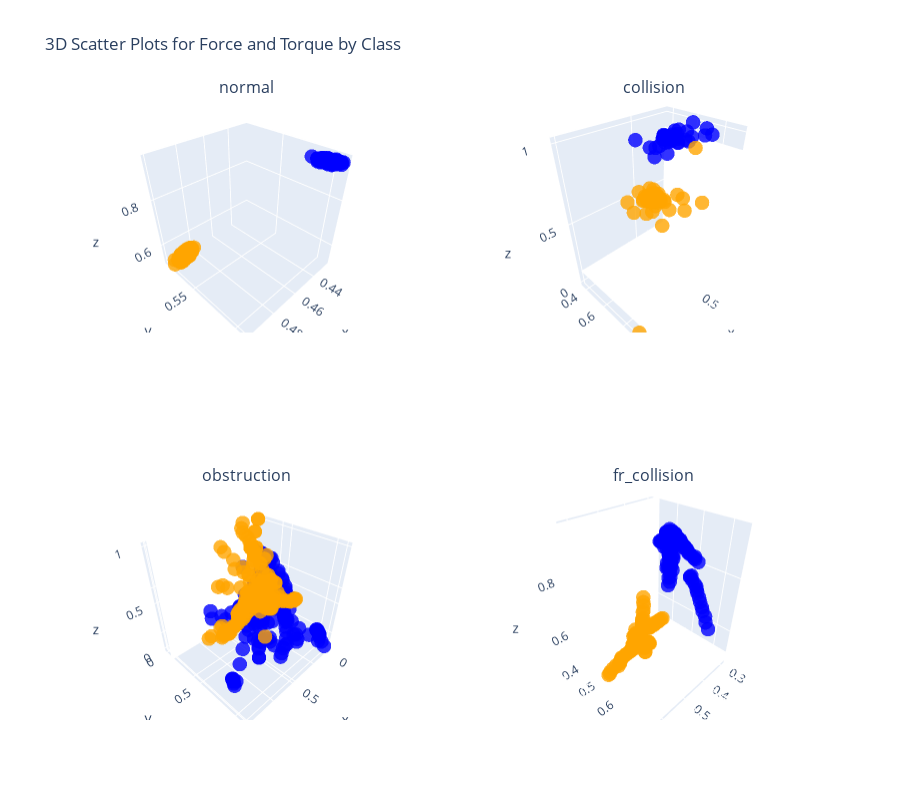

The notebook cell this image was saved under:
### Code cell
from plotly.subplots import make_subplots

import plotly.graph_objects as go

# Create a subplot figure with 2 rows and 2 columns
fig = make_subplots(
    rows=2, cols=2,
    specs=[[{'type': 'scatter3d'}, {'type': 'scatter3d'}],
           [{'type': 'scatter3d'}, {'type': 'scatter3d'}]],
    subplot_titles=unique_classes
)

# Mapping of class names to subplot positions
subplot_positions = {
    unique_classes[0]: (1, 1),
    unique_classes[1]: (1, 2),
    unique_classes[2]: (2, 1),
    unique_classes[3]: (2, 2)
}

# Iterate through each class and add a 3D scatter plot to the corresponding subplot
for class_name, class_df in class_dfs.items():
    row, col = subplot_positions[class_name]
    force_plot = go.Scatter3d(
        x=class_df['Fx'],
        y=class_df['Fy'],
        z=class_df['Fz'],
        mode='markers',
        marker=dict(size=5, color='blue', opacity=0.8),
        name=f'{class_name} Force'
    )
    torque_plot = go.Scatter3d(
        x=class_df['Tx'],
        y=class_df['Ty'],
        z=class_df['Tz'],
        mode='markers',
        marker=dict(size=5, color='orange', opacity=0.8),
        name=f'{class_name} Torque'
    )
    fig.add_trace(force_plot, row=row, col=col)
    fig.add_trace(torque_plot, row=row, col=col)

# Update layout settings
fig.update_layout(
    title='3D Scatter Plots for Force and Torque by Class',
    height=800,
    showlegend=False
)

fig.show()

### Figure 1 — Plotly figure (JSON) as saved in the notebook; plotly's stock layout.template omitted (floating-point values rounded to 4 significant figures; data arrays with more than 128 entries replaced by an {"elided": "..."} marker saying what was removed)
{"data": [{"marker": {"color": "blue", "opacity": 0.8, "size": 5}, "mode": "markers", "name": "normal Force", "scene": "scene", "type": "scatter3d", "x": {"elided": "315 float values"}, "y": {"elided": "315 float values"}, "z": {"elided": "315 float values"}}, {"marker": {"color": "orange", "opacity": 0.8, "size": 5}, "mode": "markers", "name": "normal Torque", "scene": "scene", "type": "scatter3d", "x": {"elided": "315 float values"}, "y": {"elided": "315 float values"}, "z": {"elided": "315 float values"}}, {"marker": {"color": "blue", "opacity": 0.8, "size": 5}, "mode": "markers", "name": "collision Force", "scene": "scene2", "type": "scatter3d", "x": {"elided": "255 float values"}, "y": {"elided": "255 float values"}, "z": {"elided": "255 float values"}}, {"marker": {"color": "orange", "opacity": 0.8, "size": 5}, "mode": "markers", "name": "collision Torque", "scene": "scene2", "type": "scatter3d", "x": {"elided": "255 float values"}, "y": {"elided": "255 float values"}, "z": {"elided": "255 float values"}}, {"marker": {"color": "blue", "opacity": 0.8, "size": 5}, "mode": "markers", "name": "obstruction Force", "scene": "scene3", "type": "scatter3d", "x": {"elided": "510 float values"}, "y": {"elided": "510 float values"}, "z": {"elided": "510 float values"}}, {"marker": {"color": "orange", "opacity": 0.8, "size": 5}, "mode": "markers", "name": "obstruction Torque", "scene": "scene3", "type": "scatter3d", "x": {"elided": "510 float values"}, "y": {"elided": "510 float values"}, "z": {"elided": "510 float values"}}, {"marker": {"color": "blue", "opacity": 0.8, "size": 5}, "mode": "markers", "name": "fr_collision Force", "scene": "scene4", "type": "scatter3d", "x": {"elided": "240 float values"}, "y": {"elided": "240 float values"}, "z": {"elided": "240 float values"}}, {"marker": {"color": "orange", "opacity": 0.8, "size": 5}, "mode": "markers", "name": "fr_collision Torque", "scene": "scene4", "type": "scatter3d", "x": {"elided": "240 float values"}, "y": {"elided": "240 float values"}, "z": {"elided": "240 float values"}}], "layout": {"annotations": [{"font": {"size": 16}, "showarrow": false, "text": "normal", "x": 0.225, "xanchor": "center", "xref": "paper", "y": 1, "yanchor": "bottom", "yref": "paper"}, {"font": {"size": 16}, "showarrow": false, "text": "collision", "x": 0.775, "xanchor": "center", "xref": "paper", "y": 1, "yanchor": "bottom", "yref": "paper"}, {"font": {"size": 16}, "showarrow": false, "text": "obstruction", "x": 0.225, "xanchor": "center", "xref": "paper", "y": 0.375, "yanchor": "bottom", "yref": "paper"}, {"font": {"size": 16}, "showarrow": false, "text": "fr_collision", "x": 0.775, "xanchor": "center", "xref": "paper", "y": 0.375, "yanchor": "bottom", "yref": "paper"}], "height": 800, "scene": {"domain": {"x": [0, 0.45], "y": [0.625, 1]}}, "scene2": {"domain": {"x": [0.55, 1], "y": [0.625, 1]}}, "scene3": {"domain": {"x": [0, 0.45], "y": [0, 0.375]}}, "scene4": {"domain": {"x": [0.55, 1], "y": [0, 0.375]}}, "showlegend": false, "title": {"text": "3D Scatter Plots for Force and Torque by Class"}}}
